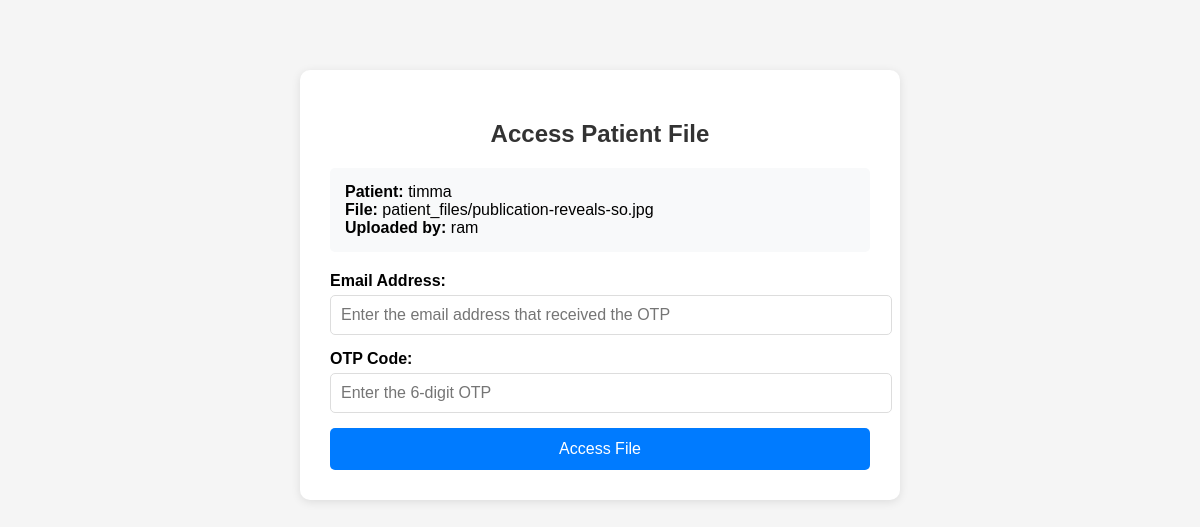
Screenshot of /access-file/3/ (signed in) with the database file from the repository.
### accounts/models.py (models this page shows, shortened)
class PatientFile(models.Model):
    doctor = models.ForeignKey(
        CustomUser,
        on_delete=models.CASCADE,
        limit_choices_to={'role': 'doctor'},
        related_name='patient_files'
    )
    patient_name = models.CharField(max_length=100)
    patient_id = models.CharField(max_length=50, default='UnknownID')
    disease = models.CharField(max_length=200, default='Unknown')
    file = models.FileField(upload_to='patient_files/', blank=False, null=False)
    uploaded_at = models.DateTimeField(auto_now_add=True)
    otp = models.CharField(max_length=6, blank=True, null=True)
    access_email = models.EmailField(blank=True, null=True)  # recipient email for access

class CustomUser(AbstractUser):
    ROLE_CHOICES = (
        ('admin', 'Admin'),
        ('doctor', 'Doctor'),
        ('management', 'Management'),
    )
    role = models.CharField(max_length=15, choices=ROLE_CHOICES, default='doctor')
    is_verified = models.BooleanField(default=False)
    otp = models.CharField(max_length=6, blank=True, null=True)
    profile_image = models.ImageField(upload_to="profiles/", blank=True, null=True)

### accounts/views.py (the view, shortened to what this page needs)
# urls.py: path('access-file/<int:file_id>/', views.access_patient_file_view, name='access_patient_file'),  # Changed name
@login_required
def access_patient_file_view(request, file_id):
    file_obj = get_object_or_404(PatientFile, id=file_id)
    return render(request, 'access_file.html', {'file': file_obj})

### accounts/templates/access_file.html (shortened to what this page needs)
<!DOCTYPE html>
<html>
<head>
</head>
<body>
    <div class="access-container">
        <h2>Access Patient File</h2>
        <div class="file-info">
            <strong>Patient:</strong> {{ file.patient_name }}<br>
            <strong>File:</strong> {{ file.file.name }}<br>
            <strong>Uploaded by:</strong> {{ file.doctor.username }}
        </div>
        <form method="post">
            <div class="form-group">
                <label for="email">Email Address:</label>
                <input type="email" id="email" name="email" required
                       placeholder="Enter the email address that received the OTP">
            </div>
            <div class="form-group">
                <label for="otp">OTP Code:</label>
                <input type="text" id="otp" name="otp" required
                       placeholder="Enter the 6-digit OTP" maxlength="6" pattern="[0-9]{6}">
            </div>
            <button type="submit">Access File</button>
        </form>
    </div>
</body>
</html>

### accounts/templates/access_file.html (style rules this page uses)
body { font-family: Arial, sans-serif; max-width: 600px; margin: 50px auto; padding: 20px; background-color: #f5f5f5; }
.access-container { background: white; padding: 30px; border-radius: 10px; box-shadow: 0 2px 10px rgba(0,0,0,0.1); }
h2 { color: #333; text-align: center; }
.file-info { background: #f8f9fa; padding: 15px; border-radius: 5px; margin-bottom: 20px; }
.form-group { margin-bottom: 15px; }
label { display: block; margin-bottom: 5px; font-weight: bold; }
input[type="email"], input[type="text"] { width: 100%; padding: 10px; border: 1px solid #ddd; border-radius: 5px; font-size: 16px; }
button { background-color: #007bff; color: white; padding: 12px 20px; border: none; border-radius: 5px; cursor: pointer; width: 100%; font-size: 16px; }

### rows the page displays
PatientFile: patient_name "timma", file.name "patient_files/publication-reveals-so.jpg", doctor.username "ram"
